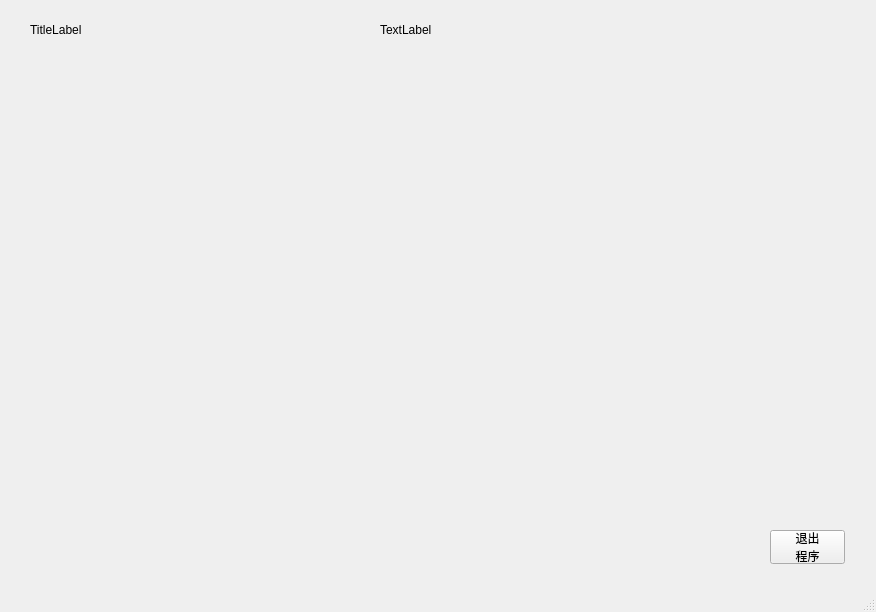
<?xml version="1.0" encoding="UTF-8"?>
<ui version="4.0">
 <class>MainWindow</class>
 <widget class="QMainWindow" name="MainWindow">
  <property name="geometry">
   <rect>
    <x>0</x>
    <y>0</y>
    <width>876</width>
    <height>612</height>
   </rect>
  </property>
  <property name="windowTitle">
   <string>MainWindow</string>
  </property>
  <widget class="QWidget" name="centralwidget">
   <widget class="QPushButton" name="exitBtn">
    <property name="geometry">
     <rect>
      <x>770</x>
      <y>530</y>
      <width>75</width>
      <height>34</height>
     </rect>
    </property>
    <property name="text">
     <string>退出
程序</string>
    </property>
   </widget>
   <widget class="QLabel" name="TitleLabel">
    <property name="geometry">
     <rect>
      <x>30</x>
      <y>0</y>
      <width>387</width>
      <height>59</height>
     </rect>
    </property>
    <property name="whatsThis">
     <string>style1</string>
    </property>
    <property name="frameShape">
     <enum>QFrame::NoFrame</enum>
    </property>
    <property name="frameShadow">
     <enum>QFrame::Plain</enum>
    </property>
    <property name="text">
     <string>TitleLabel</string>
    </property>
   </widget>
   <widget class="QLabel" name="TimeLabel">
    <property name="geometry">
     <rect>
      <x>380</x>
      <y>0</y>
      <width>779</width>
      <height>59</height>
     </rect>
    </property>
    <property name="whatsThis">
     <string>style2</string>
    </property>
    <property name="frameShape">
     <enum>QFrame::NoFrame</enum>
    </property>
    <property name="frameShadow">
     <enum>QFrame::Plain</enum>
    </property>
    <property name="text">
     <string>TextLabel</string>
    </property>
   </widget>
  </widget>
  <widget class="QMenuBar" name="menubar">
   <property name="geometry">
    <rect>
     <x>0</x>
     <y>0</y>
     <width>876</width>
     <height>22</height>
    </rect>
   </property>
  </widget>
  <widget class="QStatusBar" name="statusbar"/>
 </widget>
 <resources/>
 <connections/>
</ui>
